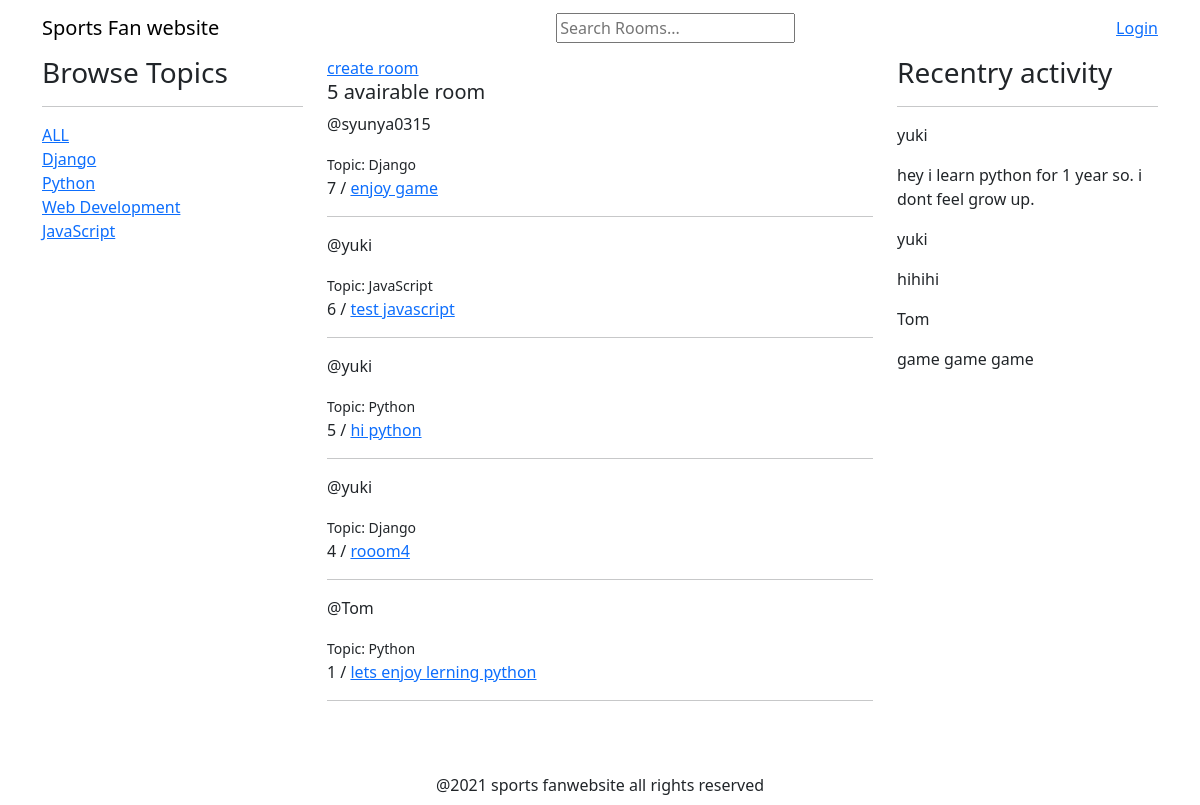
The page / on the database its author committed.
### base/models.py (models this page shows, shortened)
class Topic(models.Model):
    name = models.CharField(max_length=200)

class Room(models.Model):
    host = models.ForeignKey(User, on_delete=models.SET_NULL, null=True)
    topic = models.ForeignKey(Topic, on_delete=models.SET_NULL, null=True)
    name = models.CharField(max_length=200)
    description = models.TextField(null=True, blank=True)
    participants =models.ManyToManyField(User, related_name='participants', blank=True)
    updated = models.DateTimeField(auto_now=True)
    created = models.DateTimeField(auto_now_add=True)
    class Meta:
        ordering = ['-updated', '-created']

class Message(models.Model):
    user = models.ForeignKey(User, on_delete=models.CASCADE)
    room = models.ForeignKey(Room, on_delete=models.CASCADE)
    body = models.TextField()
    updated = models.DateTimeField(auto_now=True)
    created = models.DateTimeField(auto_now_add=True)

### base/views.py (the view)
# urls.py: 2. Add a URL to urlpatterns:  path('', views.home, name='home')
def home(request):
    q = request.GET.get('q') if request.GET.get('q') != None else ''
    rooms = Room.objects.filter(
        Q(topic__name__icontains=q) |
        Q(name__icontains=q) |
        Q(description__icontains=q)
    )
    topics = Topic.objects.all()
    room_count = rooms.count()
    room_messages = Message.objects.all()[0:3]
    context = {
        'rooms': rooms,
        'topics': topics,
        'room_count': room_count,
        'room_messages': room_messages
    }
    return render(request, 'index.html', context)

### templates/index.html (shortened to what this page needs)
{% extends 'base/base.html' %}
{% block main %}
<div class="home-container container">
    <div class="row">
        <div class="col-3">
            <h3>Browse Topics</h3>
            <hr>
            <a href="{% url 'home' %}">ALL</a>
            {% for topic in topics %}
                <div>
                    <a href="{% url 'home' %}?q={{ topic.name }}">{{ topic.name }}</a>
                </div>
            {% endfor %}
        </div>
        <div class="col-6">
            <a href="{% url 'create-room' %}">create room</a>
            <h5>{{ room_count }} avairable room </h5>
            {% for room in rooms %}
                <div>
                    <p>@{{ room.host.username }}</p>
                    <small>Topic: {{ room.topic.name }}</small>
                    <p>{{ room.id }} / <a href="{% url 'room' room.id %}">{{ room.name }}</a></p>
                </div>
                <hr>
            {% endfor %}
        </div>
        <div class="col-3">
            <h3>Recentry activity</h3>
            <hr>
            {% for message in room_messages %}
                <p>{{ message.user }}</p>
                <p> {{ message.body }}</p>
            {% endfor %}
        </div>
    </div>
</div>
{% endblock main %}

### rows shown on the page
Topic: name "Django"
Topic: name "Python"
Topic: name "Web Development"
Topic: name "JavaScript"
Room: host.username "syunya0315", topic.name "Django", id "7", name "enjoy game"
Room: host.username "yuki", topic.name "JavaScript", id "6", name "test javascript"
Room: host.username "yuki", topic.name "Python", id "5", name "hi python"
Room: host.username "yuki", topic.name "Django", id "4", name "rooom4"
Room: host.username "Tom", topic.name "Python", id "1", name "lets enjoy lerning python"
Message: user "yuki", body "hey i learn python for 1 year so. i dont feel grow up."
Message: user "yuki", body "hihihi"
Message: user "Tom", body "game game game"

### other values the page prints
{{ room_count }} "5"
